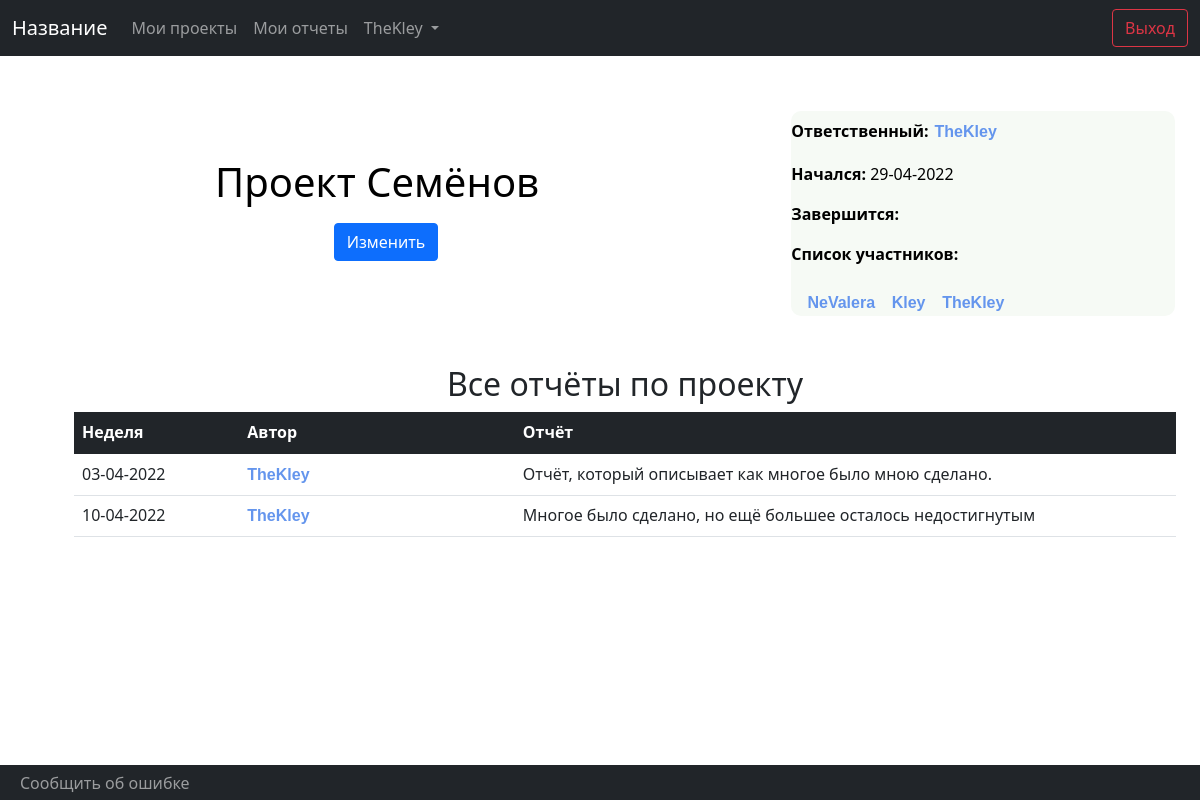
/TeleBot/project/4 (signed in), run on an earlier commit of the app's database.
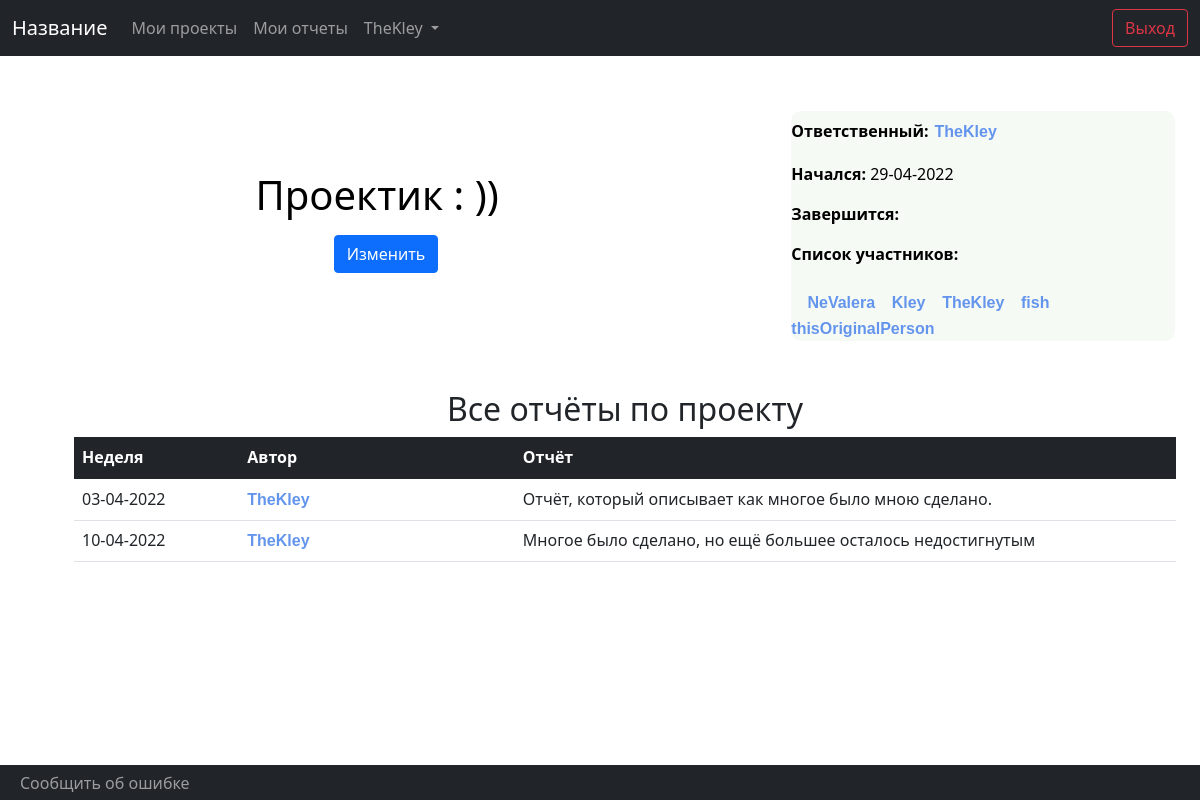
And on a later commit of the database.
### Projects/models.py (models this page shows, shortened)
class Project(models.Model):
	name = models.TextField(unique = True, max_length=200)
	start_date = models.DateField(default = datetime.now, null=True, blank=True)
	end_date = models.DateField(null=True, blank=True)
	users = models.ManyToManyField(User)
	responsible_user = models.ForeignKey(User, related_name="responsible", on_delete=models.SET_NULL, null=True)
	def get_change_url(self):
		return reverse('project-change', args=[str(self.id)])
	def status(self):
		if not self.start_date or date.today()< self.start_date:
			return 'Не начался'
		if self.end_date is None or self.start_date <= date.today() < self.end_date:
			return 'В процессе'
		if date.today() >= self.end_date:
			return 'Завершился'

### Users/models.py (models this page shows, shortened)
class User(AbstractUser):
	ROLES = (
		('Unverified', 'Unverified'),
		('Verified', 'Verified'),
		('Administrator', 'Administrator'),
		('Archived', 'Archived'),
   )
	personal_token = models.UUIDField(default=uuid.uuid4, help_text="Unique ID for this particular book across whole library")
	telegram_id = models.BigIntegerField(primary_key=True, unique=True)
	role = models.CharField(max_length=50, choices = ROLES, null='Unverified')
	def __str__(self):
		return self.username
	def get_absolute_url(self):
		return reverse('user-detail', args=[str(self.telegram_id)])
	def is_verified(self):
		return (self.is_active) or (self.is_staff)

### Reports/models.py (models this page shows, shortened)
class Report(models.Model):
	user = models.ForeignKey(User, on_delete=models.SET_NULL, null=True)
	project = models.ForeignKey(Project, on_delete=models.SET_NULL, null=True)
	report_date = models.DateField(default = date.today)
	message = models.TextField(max_length=1000, help_text="Write any additional comments")

### Projects/views.py (the view)
# urls.py: urlpatterns += [re_path(r'^project/(?P<pk>\d+)$', Projects.views.project_detail, name='project-detail'),]
@user_passes_test(User.is_verified)
def project_detail(request,pk):
	try:
		project=Project.objects.get(pk=pk)
	except Project.DoesNotExist:
		raise Http404("Такого проекта не существует!")
	if request.user.is_staff or request.user in project.users.all():
		if request.user.is_staff or request.user == project.responsible_user:
			reports = project.report_set.all()
		else:
			reports = project.report_set.all().filter(user=request.user)
		return render(
			request,
			'Projects/project_detail.html',
			context={'project':project, 'reports':reports}
		)
	else:
		return HttpResponseRedirect(reverse('projects'))

### TeleBot/templates/Projects/project_detail.html (shortened to what this page needs)
{% extends "base_generic.html" %}
{% block head %}
{% load static %}
{% endblock %}
{% block content %}
	<table class="table-success" width = 100% >
		<tr class="table-success">
			<td class="table-success" width = 55%>
				<h1 align = center>{{ project.name }} </h1>
				{% if user.is_staff or project.responsible_user == user %}
					<h4 align = center><big><big>  </big></big><a  href = "{{ project.get_change_url}}" class="btn btn-primary">Изменить</a></h5>
				{% endif %}
			</td>
			<td class="table-success" width = 10%></td>
			<td class="table-success" width = 35% >
            <div style="background:#f6faf5;border-radius: 10px;">
				<p><strong> Ответственный:</strong><big><big> </big></big><a class = "mya" href="{{ project.responsible_user.get_absolute_url }}">{{ project.responsible_user }}</a></p>
				<p><strong>
					{% if project.status == "Не начался" %} Начнётся:
					{% else %} Начался:
					{% endif %}
				</strong>{{ project.start_date|date:'d-m-Y'}}</p>
				<p><strong>
					{% if project.status == "Завершился" %} Завершился:
					{% else %} Завершится:
					{% endif %}
				</strong> {{ project.end_date|date:'d-m-Y'}}</p>
				<p><strong>Список участников:</strong></p> <big><big>  </big></big>
				{% for user in project.users.all %}
					<a class = "mya" href="{{ user.get_absolute_url }}">{{user.username}}</a>
				{% endfor %}
			</td>
		</tr>
	</table>
	<br><br>
    <h2 align = center>{% if user.is_staff or user == project.responsible_user %}Все{% else %}Ваши{% endif %} отчёты по проекту</h2>
	{% if reports %}
	<table  width = 85% cellspacing="0"  id="myTable" class="table">
    <thead class="table-dark">
		<tr>
			<th width = 15% onclick="sortTable(0)">Неделя</th>
			<th width = 25% onclick="sortTable(1)">Автор</th>
			<th width = 70% onclick="sortTable(2)">Отчёт</th>
		</tr>
        </thead>
        <tbody>
    {% for report in reports %}
		<tr>
			<td>{{report.report_date|date:'d-m-Y'}}</td>
			<td><a class = "mya" href="{{ report.user.get_absolute_url }}">{{report.user}}</a>
			<td>{{report.message}}</ul>
		<tr>
	{% endfor %}
    </tbody>
	</table>
	{% else %}
	<br><br><br>
	<h3 align = center>нет отчётов</h3>
	{% endif %}
{% endblock %}

### TeleBot/templates/base_generic.html (shortened to what this page needs)
<!doctype html>
<html lang="ru">
<head>
  <link href="https://cdn.jsdelivr.net/npm/bootstrap@5.1.3/dist/css/bootstrap.min.css" rel="stylesheet">
 {% load static %}
</head>
<body>
 <nav class="navbar navbar-expand-md fixed-top navbar-dark bg-dark" >
 	<div class="container-fluid">
    <a href="" class="navbar-brand">
    Название
    </a>
    <div class="collapse navbar-collapse" id="navbarContent">
    <ul class="navbar-nav mr-auto mt-2 mt-lg-0">
    {%if request.user.is_staff%}
    <li class="nav-item">
    <a href="{% url 'projects'%}" class="nav-link">Проекты</a>
    </li>
    <li class="nav-item">
    <a href="{% url 'reports'%}" class="nav-link">Отчеты</a>
    </li>
    <li class="nav-item">
    <a href="{% url 'users'%}" class="nav-link">Пользователи</a>
    </li>
    {%else%}
    <li class="nav-item">
    <a href="{% url 'projects'%}" class="nav-link">Мои проекты</a>
    </li>
    <li class="nav-item">
    <a href="{% url 'reports'%}" class="nav-link">Мои отчеты</a>
    </li>
    {%endif%}
     <li class="nav-item dropdown">
          <a class="nav-link dropdown-toggle" href="{{user.get_absolute_url}}" id="navbarDarkDropdownMenuLink" role="button" data-bs-toggle="dropdown" aria-expanded="false">
          {{request.user.username}}
          </a>
        </li>
    </ul>
    </div>
    <form class="form-inline my-2 my-lg-0">
      <button class="btn btn-outline-danger my-2 my-sm-0" type="button" data-bs-toggle="modal" data-bs-target="#staticBackdrop">Выход</button>
    </form>
    </div>
 </nav>
<div id="main">
  {% block content %} {% endblock %}
</div>
<nav class="navbar navbar-expand-md bg-dark navbar-dark fixed-bottom" style=" padding: 0 !important; height:35px;">
<div class="container-fluid">
    <div class="pull-right">
    	<ul class="navbar-nav">
    	<li class="nav-item">
    		<a href="" class="nav-link">Сообщить об ошибке</a>
    	</li>
    	</ul>
    </div>
    </div>
</nav>
</body>
</html>

What changed in the data, as far as the page shows it:
changed Project "TheKley": name "Проект Семёнов" → "Проектик : ))"
now on this page (row edited): User: username "fish"
now on this page (row unchanged): User: username "thisOriginalPerson"
